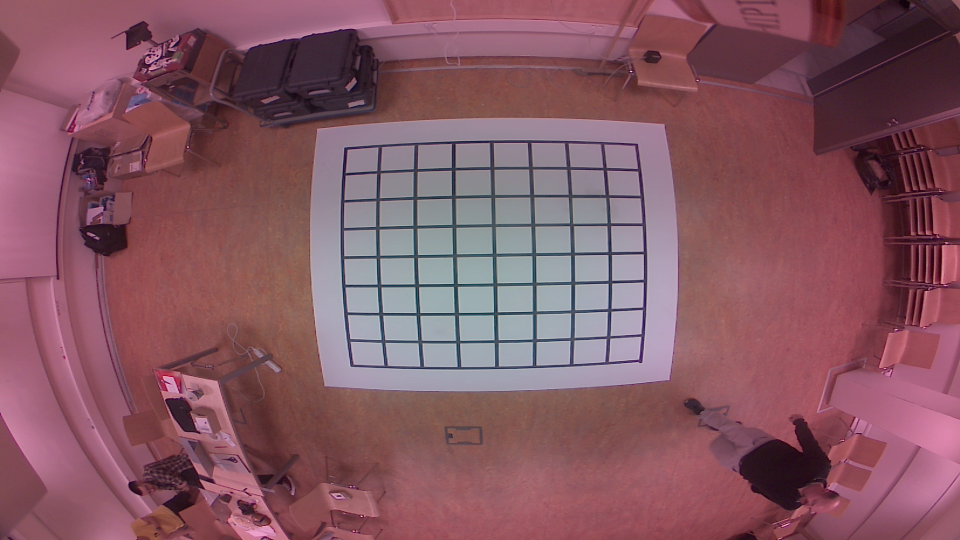
#> input picture assets/image_empty.png, 1920 x 1080 px, found by its file name (shown at 1/2 size)
$ python detect_playground2.py
#> lines starting #> are read from the running program, lines starting #| are printed output that depends on the picture; after the words box and inside, x2 and y2 are one past the last pixel; in counts of white or black regions, pixels touching at a corner belong together
#> further down, empty_image is the input picture: shape (1080, 1920, 3); mean B, G, R 98.8, 87.7, 133.3

import cv2 as cv
import cv2.aruco as aruco
import numpy as np
from matplotlib import pyplot as plt
import matplotlib
matplotlib.use("TkAgg") #for linux users
import numpy as np

def main(empty_image):

    # images
    #main image


    # resize img
    #cropped_empty_img = empty_image[275:740, 675:1300]


    imgray = cv.cvtColor(empty_image, cv.COLOR_BGR2GRAY)
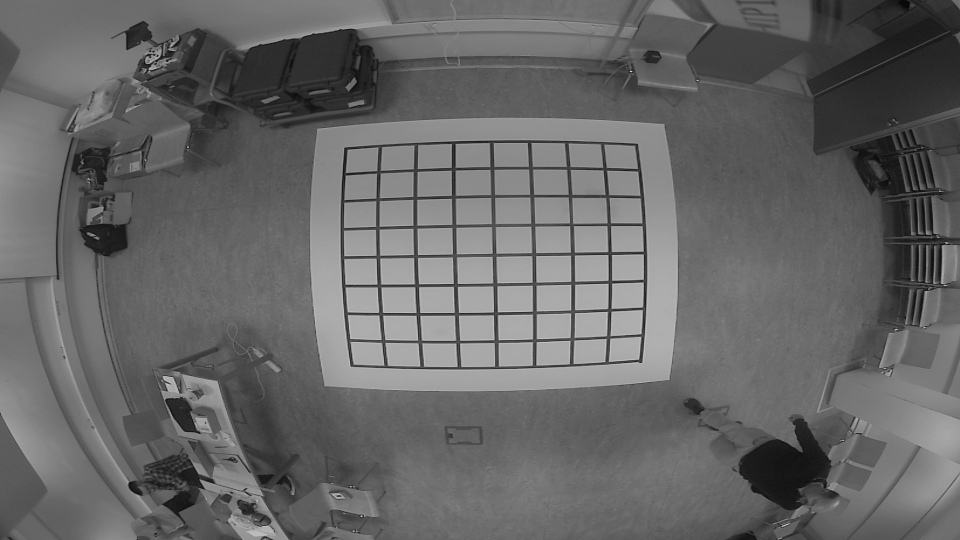
#> imgray: shape (1080, 1920) (shown at 1/2 size); min 4, max 246, mean 102.6
    ret, thresh = cv.threshold(imgray, 127, 255, 0)
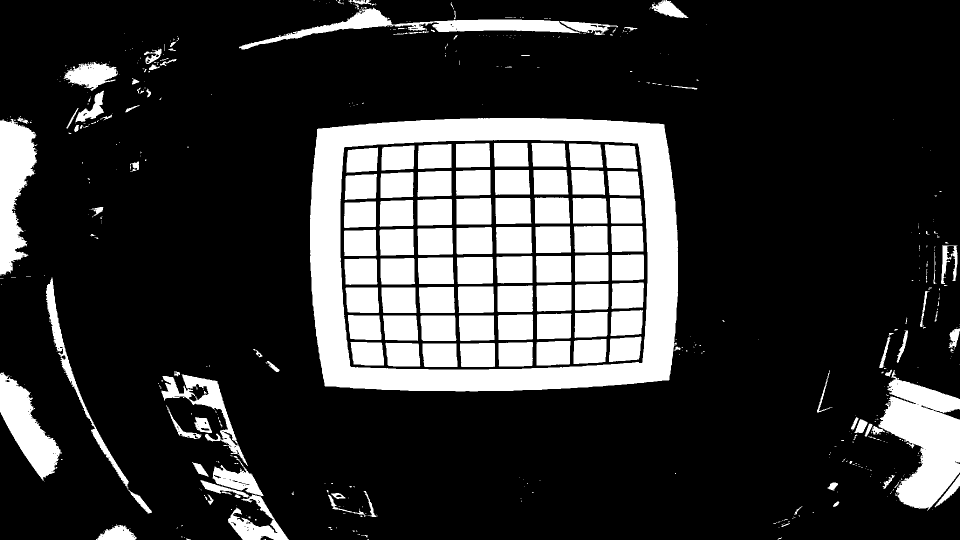
#> thresh: shape (1080, 1920) (shown at 1/2 size); 20.8% white; 590 white regions (437 under 20 px)

    #geting contours
    contours, hierarchy = cv.findContours(thresh, cv.RETR_TREE, cv.CHAIN_APPROX_SIMPLE)
#> contours = 774 contours, 624 with area under 20; largest, box (x1, y1, x2, y2) and area: (620, 236, 1356, 783) 383627, (680, 279, 1296, 740) 273266, (1757, 740, 1920, 1021) 25526, (0, 238, 74, 551) 13997, (0, 744, 124, 962) 11366

    if len(contours) != 0:
        c = max(contours, key = cv.contourArea)
#> c = contour of 388 points, box (x1, y1, x2, y2) (620, 236, 1356, 783), area 383627
        x, y, w, h = cv.boundingRect(c)
#> x = 620; y = 236; w = 736; h = 547
        margin = 35

        X1 = x + margin
#> X1 = 655
        Y1 = y + margin
#> Y1 = 271

        X2 = x + w - margin
#> X2 = 1321
        Y2 = y + h - margin
#> Y2 = 748

        # draw the biggest contour (c) in green
        cv.rectangle(empty_image,(X1, Y1), (X2, Y2), (0, 255, 0), 2)
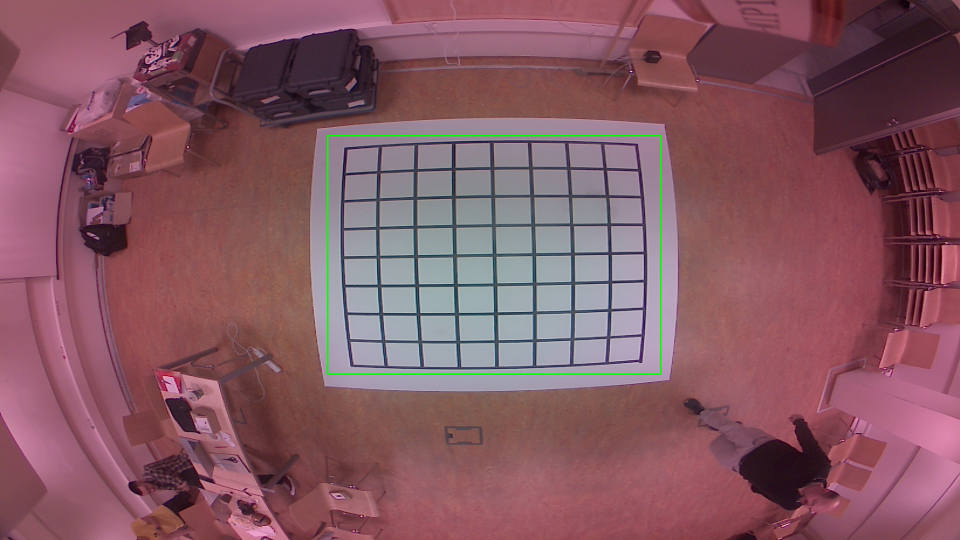
#> empty_image: shape (1080, 1920, 3) (shown at 1/2 size); 0.33% of pixels changed, all inside (x1, y1, x2, y2) = (654, 270, 1323, 750)

    cv.imshow("img", empty_image)
    cv.waitKey(0)


if __name__ == "__main__":
    empty_image = cv.imread('assets/image_empty.png')

    SortedDots = main(empty_image)

    #cropped_empty_img = cv.rectangle(cropped_empty_img, SortedDots[7][0][0], SortedDots[7][0][1], (0,0,255), 3)

    #plt.imshow(cropped_empty_img)
    #plt.show()

$ run again, with assets/image (1).png copied over assets/image_empty.png
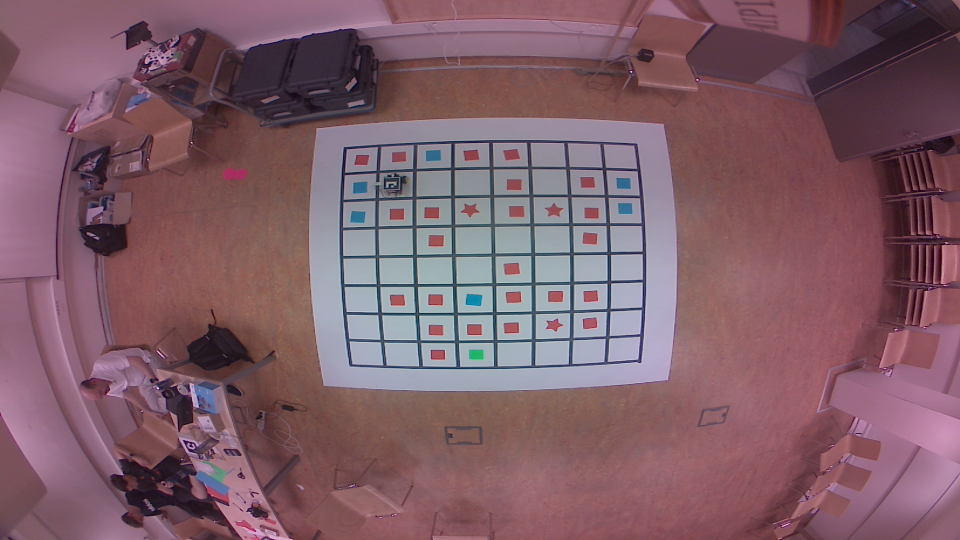
#> input picture assets/image (1).png, 1920 x 1080 px, found by its file name (shown at 1/2 size)
#> empty_image is the input picture: shape (1080, 1920, 3); mean B, G, R 104.2, 93.9, 127.1
#> in main, `ret, thresh = cv.threshold(imgray, 127, 255, 0)`:
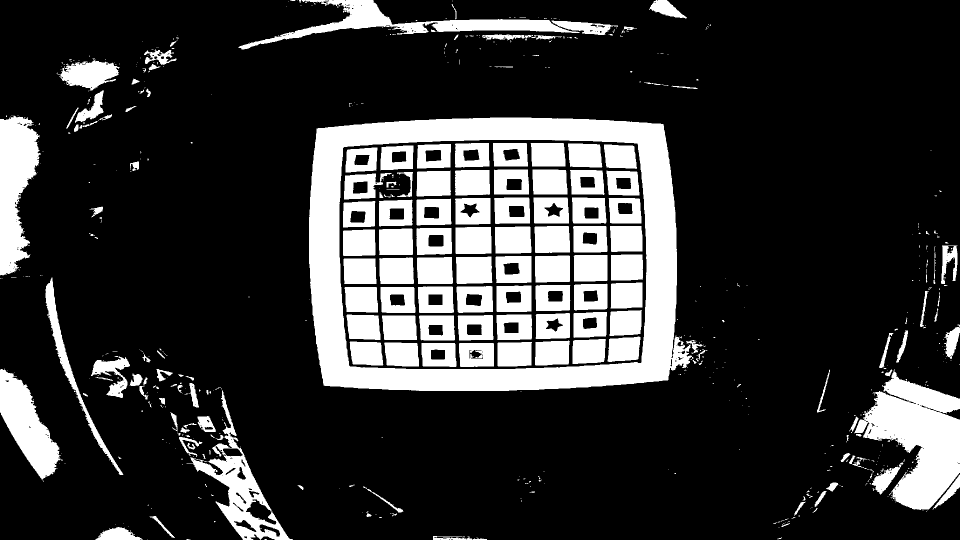
#> thresh: shape (1080, 1920) (shown at 1/2 size); 20.9% white; 684 white regions (506 under 20 px)
#> contours = 967 contours, 749 with area under 20; largest, box (x1, y1, x2, y2) and area: (618, 235, 1387, 782) 385306, (678, 279, 1294, 739) 273236, (1709, 738, 1920, 1020) 31204, (0, 231, 82, 551) 16378, (373, 781, 586, 1080) 15650
#> c = contour of 548 points, box (x1, y1, x2, y2) (618, 235, 1387, 782), area 385306
#> x = 618; y = 235; w = 769; h = 547
#> X1 = 653
#> Y1 = 270
#> X2 = 1352
#> Y2 = 747
#> in main, `cv.rectangle(empty_image,(X1, Y1), (X2, Y2), (0, 255, 0), 2)`:
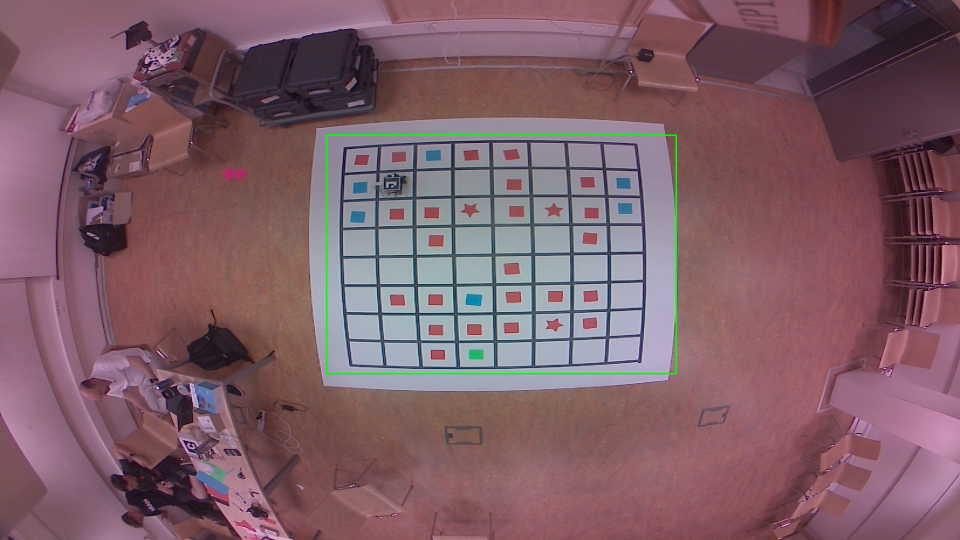
#> empty_image: shape (1080, 1920, 3) (shown at 1/2 size); 0.34% of pixels changed, all inside (x1, y1, x2, y2) = (652, 269, 1354, 749)
